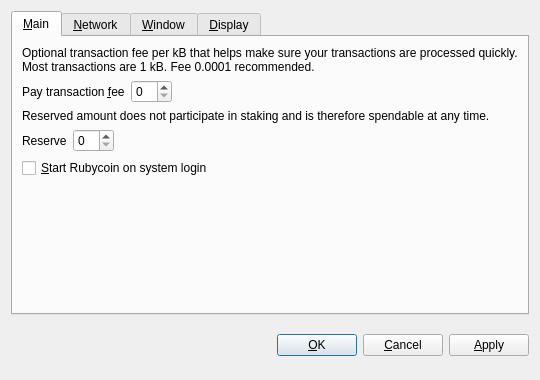
<?xml version="1.0" encoding="UTF-8"?>
<ui version="4.0">
 <class>OptionsDialog</class>
 <widget class="QDialog" name="OptionsDialog">
  <property name="geometry">
   <rect>
    <x>0</x>
    <y>0</y>
    <width>540</width>
    <height>380</height>
   </rect>
  </property>
  <property name="windowTitle">
   <string>Options</string>
  </property>
  <property name="modal">
   <bool>true</bool>
  </property>
  <layout class="QVBoxLayout" name="verticalLayout">
   <item>
    <widget class="QTabWidget" name="tabWidget">
     <property name="tabPosition">
      <enum>QTabWidget::North</enum>
     </property>
     <property name="currentIndex">
      <number>0</number>
     </property>
     <widget class="QWidget" name="tabMain">
      <attribute name="title">
       <string>&amp;Main</string>
      </attribute>
      <layout class="QVBoxLayout" name="verticalLayout_Main">
       <item>
        <widget class="QLabel" name="transactionFeeInfoLabel">
         <property name="text">
          <string>Optional transaction fee per kB that helps make sure your transactions are processed quickly. Most transactions are 1 kB. Fee 0.0001 recommended.</string>
         </property>
         <property name="textFormat">
          <enum>Qt::PlainText</enum>
         </property>
         <property name="wordWrap">
          <bool>true</bool>
         </property>
        </widget>
       </item>
       <item>
        <layout class="QHBoxLayout" name="horizontalLayoutFee">
         <item>
          <widget class="QLabel" name="transactionFeeLabel">
           <property name="text">
            <string>Pay transaction &amp;fee</string>
           </property>
           <property name="textFormat">
            <enum>Qt::PlainText</enum>
           </property>
           <property name="buddy">
            <cstring>transactionFee</cstring>
           </property>
          </widget>
         </item>
         <item>
          <widget class="BitcoinAmountField" name="transactionFee"/>
         </item>
         <item>
          <spacer name="horizontalSpacerFee">
           <property name="orientation">
            <enum>Qt::Horizontal</enum>
           </property>
           <property name="sizeHint" stdset="0">
            <size>
             <width>40</width>
             <height>20</height>
            </size>
           </property>
          </spacer>
         </item>
        </layout>
       </item>
       <item>
        <widget class="QLabel" name="reserveBalanceInfoLabel">
         <property name="text">
          <string>Reserved amount does not participate in staking and is therefore spendable at any time.</string>
         </property>
         <property name="textFormat">
          <enum>Qt::PlainText</enum>
         </property>
         <property name="wordWrap">
          <bool>true</bool>
         </property>
        </widget>
       </item>
       <item>
        <layout class="QHBoxLayout" name="horizontalLayoutReserveBalance">
         <item>
          <widget class="QLabel" name="reserveBalanceLabel">
           <property name="text">
            <string>Reserve</string>
           </property>
           <property name="textFormat">
            <enum>Qt::PlainText</enum>
           </property>
           <property name="buddy">
            <cstring>reserveBalance</cstring>
           </property>
          </widget>
         </item>
         <item>
          <widget class="BitcoinAmountField" name="reserveBalance"/>
         </item>
         <item>
          <spacer name="horizontalSpacerReserveBalance">
           <property name="orientation">
            <enum>Qt::Horizontal</enum>
           </property>
           <property name="sizeHint" stdset="0">
            <size>
             <width>40</width>
             <height>20</height>
            </size>
           </property>
          </spacer>
         </item>
        </layout>
       </item>
       <item>
        <widget class="QCheckBox" name="bitcoinAtStartup">
         <property name="toolTip">
          <string>Automatically start Rubycoin after logging in to the system.</string>
         </property>
         <property name="text">
          <string>&amp;Start Rubycoin on system login</string>
         </property>
        </widget>
       </item>
       <item>
        <spacer name="verticalSpacer_Main">
         <property name="orientation">
          <enum>Qt::Vertical</enum>
         </property>
         <property name="sizeHint" stdset="0">
          <size>
           <width>20</width>
           <height>40</height>
          </size>
         </property>
        </spacer>
       </item>
      </layout>
     </widget>
     <widget class="QWidget" name="tabNetwork">
      <attribute name="title">
       <string>&amp;Network</string>
      </attribute>
      <layout class="QVBoxLayout" name="verticalLayout_Network">
       <item>
        <widget class="QCheckBox" name="mapPortUpnp">
         <property name="toolTip">
          <string>Automatically open the Rubycoin client port on the router. This only works when your router supports UPnP and it is enabled.</string>
         </property>
         <property name="text">
          <string>Map port using &amp;UPnP</string>
         </property>
        </widget>
       </item>
       <item>
        <widget class="QCheckBox" name="connectSocks">
         <property name="toolTip">
          <string>Connect to the Rubycoin network through a SOCKS5 proxy (e.g. when connecting through Tor).</string>
         </property>
         <property name="text">
          <string>&amp;Connect through SOCKS5 proxy:</string>
         </property>
        </widget>
       </item>
       <item>
        <layout class="QHBoxLayout" name="horizontalLayout_Network">
         <item>
          <widget class="QLabel" name="proxyIpLabel">
           <property name="text">
            <string>Proxy &amp;IP:</string>
           </property>
           <property name="textFormat">
            <enum>Qt::PlainText</enum>
           </property>
           <property name="buddy">
            <cstring>proxyIp</cstring>
           </property>
          </widget>
         </item>
         <item>
          <widget class="QValidatedLineEdit" name="proxyIp">
           <property name="maximumSize">
            <size>
             <width>140</width>
             <height>16777215</height>
            </size>
           </property>
           <property name="toolTip">
            <string>IP address of the proxy (e.g. 127.0.0.1)</string>
           </property>
          </widget>
         </item>
         <item>
          <widget class="QLabel" name="proxyPortLabel">
           <property name="text">
            <string>&amp;Port:</string>
           </property>
           <property name="textFormat">
            <enum>Qt::PlainText</enum>
           </property>
           <property name="buddy">
            <cstring>proxyPort</cstring>
           </property>
          </widget>
         </item>
         <item>
          <widget class="QLineEdit" name="proxyPort">
           <property name="maximumSize">
            <size>
             <width>55</width>
             <height>16777215</height>
            </size>
           </property>
           <property name="toolTip">
            <string>Port of the proxy (e.g. 9050)</string>
           </property>
          </widget>
         </item>
         <item>
          <spacer name="horizontalSpacer_Network">
           <property name="orientation">
            <enum>Qt::Horizontal</enum>
           </property>
           <property name="sizeHint" stdset="0">
            <size>
             <width>40</width>
             <height>20</height>
            </size>
           </property>
          </spacer>
         </item>
        </layout>
       </item>
       <item>
        <spacer name="verticalSpacer_Network">
         <property name="orientation">
          <enum>Qt::Vertical</enum>
         </property>
         <property name="sizeHint" stdset="0">
          <size>
           <width>20</width>
           <height>40</height>
          </size>
         </property>
        </spacer>
       </item>
      </layout>
     </widget>
     <widget class="QWidget" name="tabWindow">
      <attribute name="title">
       <string>&amp;Window</string>
      </attribute>
      <layout class="QVBoxLayout" name="verticalLayout_Window">
       <item>
        <widget class="QCheckBox" name="minimizeToTray">
         <property name="toolTip">
          <string>Show only a tray icon after minimizing the window.</string>
         </property>
         <property name="text">
          <string>&amp;Minimize to the tray instead of the taskbar</string>
         </property>
        </widget>
       </item>
       <item>
        <widget class="QCheckBox" name="minimizeOnClose">
         <property name="toolTip">
          <string>Minimize instead of exit the application when the window is closed. When this option is enabled, the application will be closed only after selecting Quit in the menu.</string>
         </property>
         <property name="text">
          <string>M&amp;inimize on close</string>
         </property>
        </widget>
       </item>
       <item>
        <spacer name="verticalSpacer_Window">
         <property name="orientation">
          <enum>Qt::Vertical</enum>
         </property>
         <property name="sizeHint" stdset="0">
          <size>
           <width>20</width>
           <height>40</height>
          </size>
         </property>
        </spacer>
       </item>
      </layout>
     </widget>
     <widget class="QWidget" name="tabDisplay">
      <attribute name="title">
       <string>&amp;Display</string>
      </attribute>
      <layout class="QVBoxLayout" name="verticalLayout_Display">
       <item>
        <layout class="QHBoxLayout" name="horizontalLayout_1_Display">
         <item>
          <widget class="QLabel" name="langLabel">
           <property name="text">
            <string>User Interface &amp;language:</string>
           </property>
           <property name="textFormat">
            <enum>Qt::PlainText</enum>
           </property>
           <property name="buddy">
            <cstring>lang</cstring>
           </property>
          </widget>
         </item>
         <item>
          <widget class="QValueComboBox" name="lang">
           <property name="toolTip">
            <string>The user interface language can be set here. This setting will take effect after restarting Rubycoin.</string>
           </property>
          </widget>
         </item>
        </layout>
       </item>
       <item>
        <layout class="QHBoxLayout" name="horizontalLayout_2_Display">
         <item>
          <widget class="QLabel" name="unitLabel">
           <property name="text">
            <string>&amp;Unit to show amounts in:</string>
           </property>
           <property name="textFormat">
            <enum>Qt::PlainText</enum>
           </property>
           <property name="buddy">
            <cstring>unit</cstring>
           </property>
          </widget>
         </item>
         <item>
          <widget class="QValueComboBox" name="unit">
           <property name="toolTip">
            <string>Choose the default subdivision unit to show in the interface and when sending coins.</string>
           </property>
          </widget>
         </item>
        </layout>
       </item>
       <item>
        <widget class="QCheckBox" name="coinControlFeatures">
         <property name="toolTip">
          <string>Whether to show coin control features or not.</string>
         </property>
         <property name="text">
          <string>Display coin &amp;control features (experts only!)</string>
         </property>
        </widget>
       </item>
       <item>
        <widget class="QCheckBox" name="useRedTheme">
         <property name="text">
          <string>Use red visual theme (requires restart)</string>
         </property>
        </widget>
       </item>
       <item>
        <spacer name="verticalSpacer_Display">
         <property name="orientation">
          <enum>Qt::Vertical</enum>
         </property>
         <property name="sizeHint" stdset="0">
          <size>
           <width>20</width>
           <height>40</height>
          </size>
         </property>
        </spacer>
       </item>
      </layout>
     </widget>
    </widget>
   </item>
   <item>
    <layout class="QHBoxLayout" name="horizontalLayout_Buttons">
     <item>
      <spacer name="horizontalSpacer_1">
       <property name="orientation">
        <enum>Qt::Horizontal</enum>
       </property>
       <property name="sizeHint" stdset="0">
        <size>
         <width>40</width>
         <height>48</height>
        </size>
       </property>
      </spacer>
     </item>
     <item>
      <widget class="QLabel" name="statusLabel">
       <property name="font">
        <font>
         <weight>75</weight>
         <bold>true</bold>
        </font>
       </property>
       <property name="text">
        <string/>
       </property>
       <property name="textFormat">
        <enum>Qt::PlainText</enum>
       </property>
       <property name="wordWrap">
        <bool>true</bool>
       </property>
      </widget>
     </item>
     <item>
      <spacer name="horizontalSpacer_2">
       <property name="orientation">
        <enum>Qt::Horizontal</enum>
       </property>
       <property name="sizeHint" stdset="0">
        <size>
         <width>40</width>
         <height>48</height>
        </size>
       </property>
      </spacer>
     </item>
     <item>
      <widget class="QPushButton" name="okButton">
       <property name="text">
        <string>&amp;OK</string>
       </property>
      </widget>
     </item>
     <item>
      <widget class="QPushButton" name="cancelButton">
       <property name="text">
        <string>&amp;Cancel</string>
       </property>
       <property name="autoDefault">
        <bool>false</bool>
       </property>
      </widget>
     </item>
     <item>
      <widget class="QPushButton" name="applyButton">
       <property name="text">
        <string>&amp;Apply</string>
       </property>
       <property name="autoDefault">
        <bool>false</bool>
       </property>
      </widget>
     </item>
    </layout>
   </item>
  </layout>
 </widget>
 <customwidgets>
  <customwidget>
   <class>BitcoinAmountField</class>
   <extends>QSpinBox</extends>
   <header>bitcoinamountfield.h</header>
  </customwidget>
  <customwidget>
   <class>QValueComboBox</class>
   <extends>QComboBox</extends>
   <header>qvaluecombobox.h</header>
  </customwidget>
  <customwidget>
   <class>QValidatedLineEdit</class>
   <extends>QLineEdit</extends>
   <header>qvalidatedlineedit.h</header>
  </customwidget>
 </customwidgets>
 <resources/>
 <connections/>
</ui>
